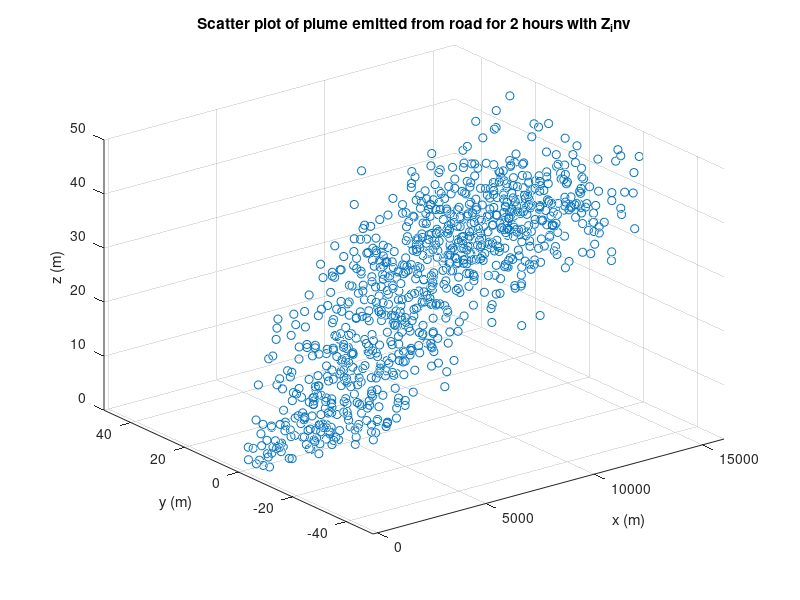
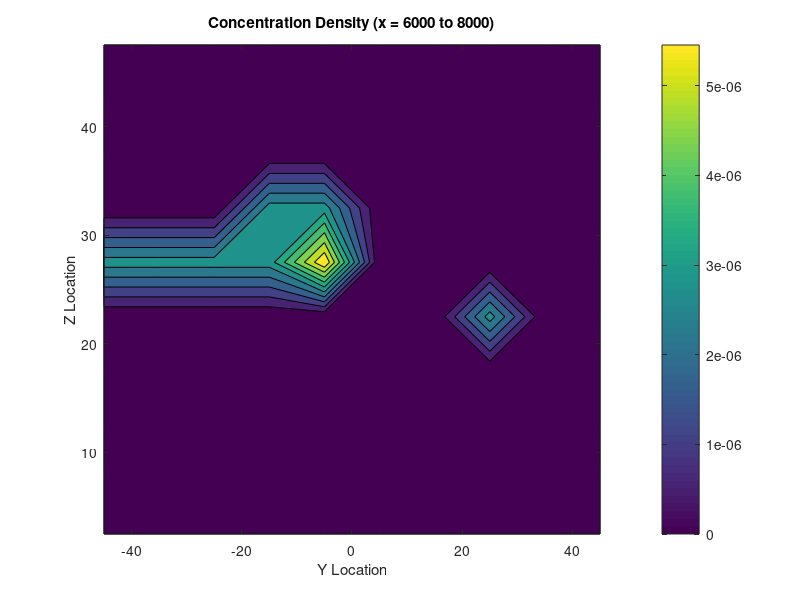
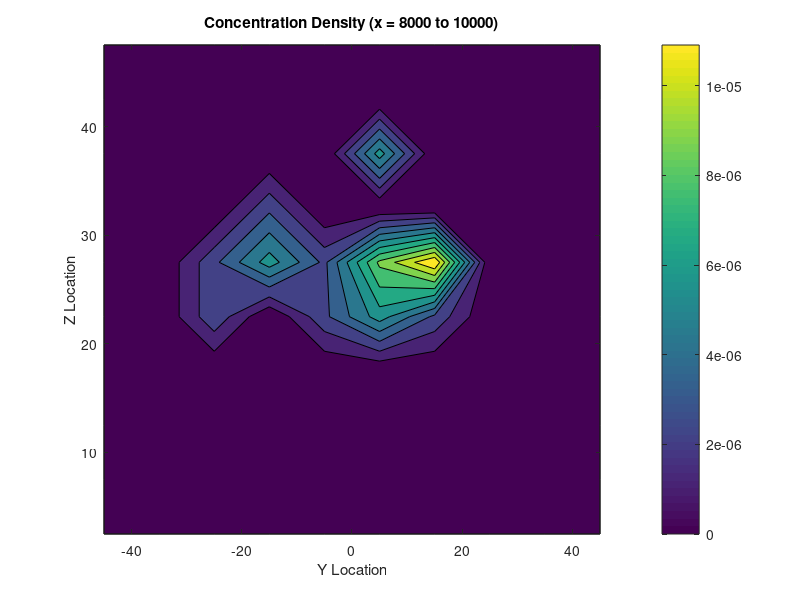

The MATLAB script that drew these images, in order:
%Julie Harrow
%1.020 Problem Set5: Problem 3B 


% Simulation time
dt = 0.02; % time step (hours)
T = 100; % time steps

% Particles emitted over time step dt
emitted = 10;
% Mass of each particle : 1 particle theoretically equals 120 kg 
    % ----> yields 1200 kg/hr
Memitted = emitted*120;

% Dispersion coefficients (m2/hr)
Dx = 40; 
Dy = 40;
Dz = 40; 

%Dispersion terms of random displacement (epsilon)
dx = sqrt(2*Dx*dt);  
dy = sqrt(2*Dy*dt);  

% particle initialization
x = 100*unifrnd(0,60,1,T*emitted); %Xn
x_0 = 100*unifrnd(0,60,1,T*emitted); %Xn_0
y = zeros(1,emitted*T); %Yn 
z = zeros(1,emitted*T); %Zn 

figure(1)
b_0 = 0.3; % mean displacement to account for buoyancy
z_inv = 30; %m

%Adding velocity
vx_0 = 4500; %m/hr
z_0 = 2; %m
vz = 0; %z mean velocity

for t=1:T
    
    % Buoyancy effect at inversion boundary
    booleanVector = b_0 * (z(1,1:t*emitted) < z_inv);
     
    for i = 1:length(booleanVector)
        if booleanVector(i) == b_0
            dz = sqrt(2*Dz*dt); 
        else 
            dz = .1*sqrt(2*Dz*dt);
        end
    end    
    
    % Velocity Vector in the x direction
    vx = vx_0 * ((z(1,1:t*emitted))/z_0).^0.15;
    
    % Random Variance; Omega
    omegaX = sqrt(3)*unifrnd(-1,1,1,t*emitted); 
    omegaY = sqrt(3)*unifrnd(-1,1,1,t*emitted);
    omegaZ = sqrt(3)*(booleanVector + unifrnd(-1,1,1,t*emitted));
    
    % Location Vectors
    x(1,1:t*emitted) = x(1,1:t*emitted) + vx*dt + dx*omegaX(1:t*emitted);
    y(1,1:t*emitted) = y(1,1:t*emitted) + dy*omegaY(1:t*emitted);
    z(1,1:t*emitted) = z(1,1:t*emitted) + dz*omegaZ(1:t*emitted);
    
    %Reflective boundary  
    z = abs(z);   
   
    % Create 3D scatter plot
    scatter3(x,y,z,'k.'); 
    
    % Define axis limits
    xlim([-200 16000]);
    ylim([-50 50]);
    zlim([0 50]);
    title(['time=',num2str(t)])
    pause(0.1);
end
title('Scatter plot of plume emitted from road for 2 hours with Z_inv')
xlabel('x (m)'),ylabel('y (m)'),zlabel('z (m)');

% Y and Z grid boundaries


figure(2)

zmin = 0;
zmax = 50;
ymin = -50;
ymax = 50;
gridy(1) = ymin;
gridz(1) = zmin;
ngrid =10;
delty = (ymax - ymin) / ngrid; %width of each cell
deltz = (zmax - zmin) / ngrid; %height of each cell

for i = 1:ngrid
    gridy(i+1) = gridy(i) + delty;
    gridz(i+1) = gridz(i) + deltz;
    ycontour(i) = (gridy(i) + gridy(i+1))/2; %middle y location of cell
    zcontour(i) = (gridz(i) + gridz(i+1))/2; %middle z location of cell
end

% particle counting in each grid
for iy = 1:ngrid
    for iz = 1:ngrid
        ccontour(iy,iz) = sum((y>=gridy(iy)) & (y<=gridy(iy)+1)&...
            (z>=gridz(iz)) & (z<=gridz(iz+1)) & ((x>=6000)&(x<=8000)));
    end
end

%Conversion for Concentration Gradient
%2500 g/km/hr = particle mass * particles/hr/km
%2500g/km = 2500g/km/hr * .02 = 50
%particlemass = .3 kg/particle
volumeCell = 2000*delty*deltz;
concentration = .3*ccontour / (volumeCell);

contourf(ycontour,zcontour,concentration) %create contour plot
colorbar
title('Concentration Density (x = 6000 to 8000)')
xlabel('Y Location')
ylabel('Z Location')
        


figure(3)

zmin = 0;
zmax = 50;
ymin = -50;
ymax = 50;
gridy(1) = ymin;
gridz(1) = zmin;
ngrid =10;
delty = (ymax - ymin) / ngrid; %width of each cell
deltz = (zmax - zmin) / ngrid; %height of each cell

for i = 1:ngrid
    gridy(i+1) = gridy(i) + delty;
    gridz(i+1) = gridz(i) + deltz;
    ycontour(i) = (gridy(i) + gridy(i+1))/2; %middle y location of cell
    zcontour(i) = (gridz(i) + gridz(i+1))/2; %middle z location of cell
end

% particle counting in each grid
for iy = 1:ngrid
    for iz = 1:ngrid
        ccontour(iy,iz) = sum((y>=gridy(iy)) & (y<=gridy(iy)+1)&...
            (z>=gridz(iz)) & (z<=gridz(iz+1)) & ((x>=8000)&(x<=10000)));
    end
end

%Conversion for Concentration Gradient
%2500 g/km/hr = particle mass * particles/hr/km
%2500g/km = 2500g/km/hr * .02 = 50
%particlemass = .3 kg/particle
volumeCell = 2000*delty*deltz;
concentration = (.3*ccontour) / (volumeCell);

contourf(ycontour,zcontour,concentration) %create contour plot
colorbar
title('Concentration Density (x = 8000 to 10000)')
xlabel('Y Location')
ylabel('Z Location')
        
       
    
